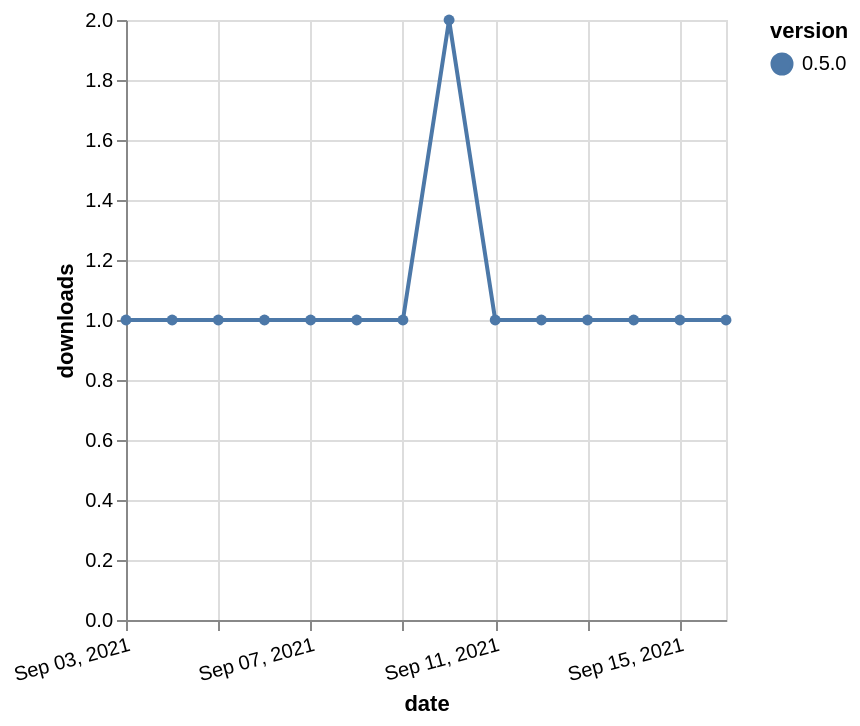

Describe this chart as a Vega-Lite specification.
### Vega-Lite specification from a JSON file in a GitHub repository (floating-point values rounded to 4 significant figures)
{"$schema": "https://vega.github.io/schema/vega-lite/v5.json", "description": "A simple bar chart with embedded data.", "data": {"values": [{"date": "2021-09-03", "total": 225, "delta": 1, "version": "0.5.0"}, {"date": "2021-09-04", "total": 226, "delta": 1, "version": "0.5.0"}, {"date": "2021-09-05", "total": 227, "delta": 1, "version": "0.5.0"}, {"date": "2021-09-06", "total": 228, "delta": 1, "version": "0.5.0"}, {"date": "2021-09-07", "total": 229, "delta": 1, "version": "0.5.0"}, {"date": "2021-09-08", "total": 230, "delta": 1, "version": "0.5.0"}, {"date": "2021-09-09", "total": 231, "delta": 1, "version": "0.5.0"}, {"date": "2021-09-10", "total": 233, "delta": 2, "version": "0.5.0"}, {"date": "2021-09-11", "total": 234, "delta": 1, "version": "0.5.0"}, {"date": "2021-09-12", "total": 235, "delta": 1, "version": "0.5.0"}, {"date": "2021-09-13", "total": 236, "delta": 1, "version": "0.5.0"}, {"date": "2021-09-14", "total": 237, "delta": 1, "version": "0.5.0"}, {"date": "2021-09-15", "total": 238, "delta": 1, "version": "0.5.0"}, {"date": "2021-09-16", "total": 239, "delta": 1, "version": "0.5.0"}]}, "width": "container", "mark": {"type": "line", "point": {"filled": true}}, "encoding": {"x": {"field": "date", "type": "temporal", "timeUnit": "yearmonthdate", "title": "date", "axis": {"labelAngle": -15}}, "y": {"field": "delta", "type": "quantitative", "title": "downloads"}, "color": {"field": "version", "type": "nominal"}, "tooltip": {"field": "delta"}}}
